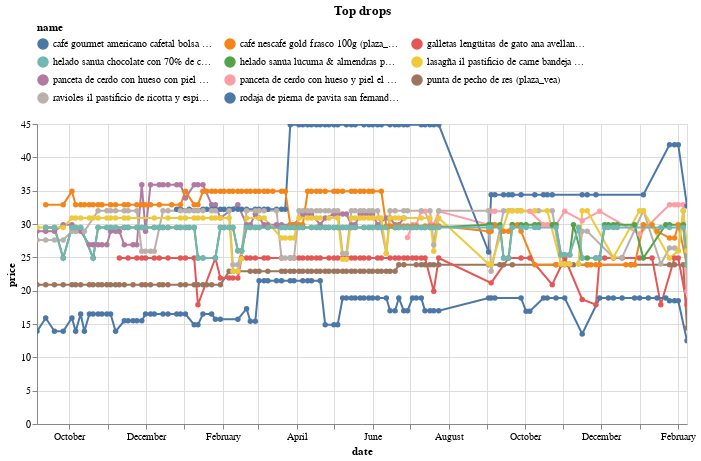

This figure's notebook cell:
### Code cell
(top_changes_abs
 .sort_values('change')
 .head(10)
 .pipe(plot_changes, 'Top drops')
)

### Figure 1 — Vega-Lite specification as saved in the notebook (floating-point values rounded to 4 significant figures; data arrays with more than 128 entries replaced by an {"elided": "..."} marker saying what was removed)
{"config": {"view": {"continuousWidth": 300, "continuousHeight": 300}, "legend": {"columns": 3, "orient": "top"}}, "data": {"name": "data-e925e19fa5a0ac96f29ebfd958f70013"}, "mark": {"type": "line", "point": true}, "encoding": {"color": {"field": "name", "scale": {"domain": ["café gourmet americano cafetal bolsa 450g (plaza_vea)", "café nescafé gold frasco 100g (plaza_vea)", "galletas lengüitas de gato ana avellana pote 320g (plaza_vea)", "helado sanúa chocolate con 70% de cacao pote 300g (plaza_vea)", "helado sanúa lúcuma & almendras pote 300g (plaza_vea)", "lasagña il pastificio de carne bandeja 500g (plaza_vea)", "panceta de cerdo con hueso con piel el buen corte pro (plaza_vea)", "panceta de cerdo con hueso y piel el buen corte fresco x kg (plaza_vea)", "punta de pecho de res (plaza_vea)", "ravioles il pastificio de ricotta y espinaca bandeja 500g (plaza_vea)", "rodaja de pierna de pavita san fernando congelado (plaza_vea)"]}, "type": "nominal"}, "tooltip": [{"field": "name", "type": "nominal"}, {"field": "price", "type": "quantitative"}, {"field": "last_price", "type": "quantitative"}], "x": {"field": "date", "type": "temporal"}, "y": {"field": "price", "type": "quantitative"}}, "params": [{"name": "param_9", "select": {"type": "point", "fields": ["name"]}, "bind": "legend"}, {"name": "param_10", "select": {"type": "interval", "encodings": ["x", "y"]}, "bind": "scales"}], "title": "Top drops", "transform": [{"filter": {"param": "param_9"}}], "width": 650, "$schema": "https://vega.github.io/schema/vega-lite/v5.16.3.json", "datasets": {"data-e925e19fa5a0ac96f29ebfd958f70013": {"elided": "892 records"}}}
